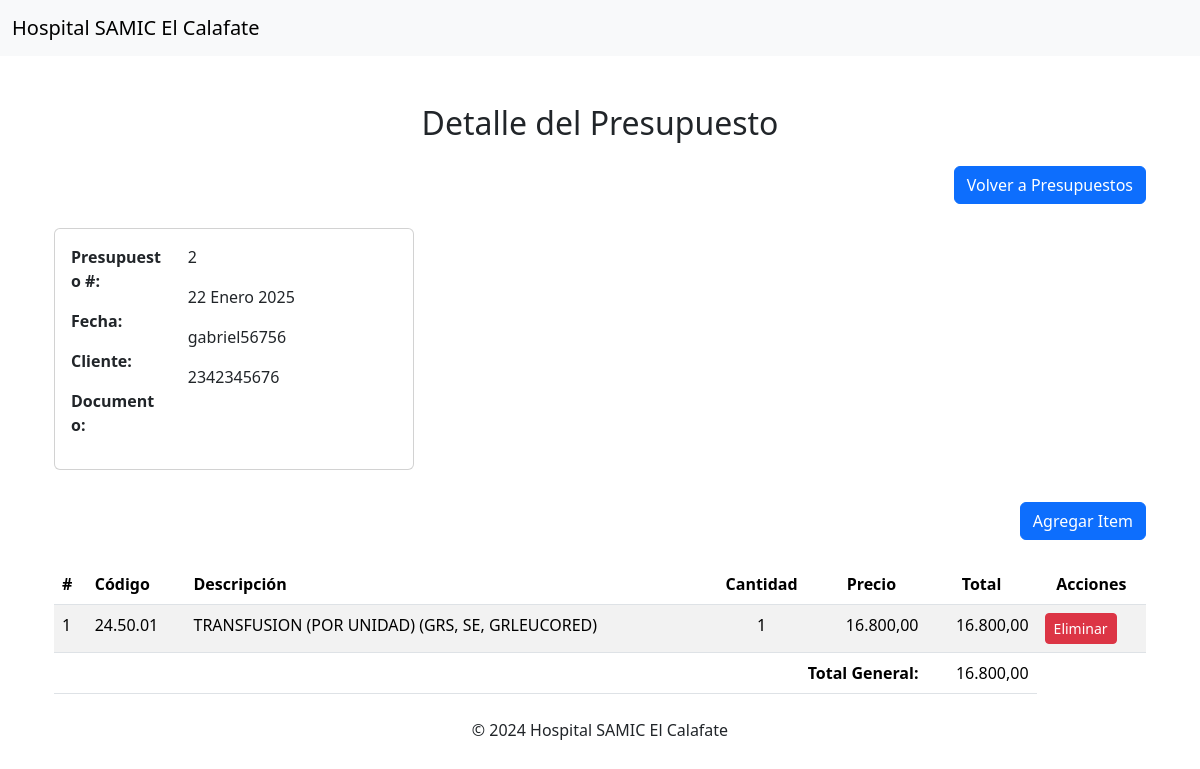
Screenshot of /facturacion/presupuesto/2/detalle/ with the database file from the repository.
### facturacion/models.py (models this page shows, shortened)
class Presupuesto(models.Model):
    numero = models.AutoField(primary_key=True)  # Número único de presupuesto
    cliente = models.CharField(max_length=255)  # Nombre del cliente
    documento = models.CharField(max_length=20)  # Documento del cliente
    fecha = models.DateField(auto_now_add=True)  # Fecha de creación del presupuesto

class DetallePrestacion(models.Model):
    presupuesto = models.ForeignKey(Presupuesto, on_delete=models.CASCADE, related_name='prestaciones')
    prestacion = models.ForeignKey(Prestacion, on_delete=models.CASCADE)
    item = models.ForeignKey(Item, on_delete=models.CASCADE)
    def calcular_total(self):
        if self.item and self.prestacion:
            return self.item.cantidad * self.prestacion.total
        return 0

class Prestacion(models.Model):
    codigo = models.CharField(max_length=50)  # Código de la prestación
    descripcion = models.TextField(max_length=150)  # Descripción de la prestación
    honorarios = models.DecimalField(max_digits=10, decimal_places=2, null=True, blank=True)  # Honorarios
    ayudante = models.DecimalField(max_digits=10, decimal_places=2, null=True, blank=True)  # Ayudante
    gastos = models.DecimalField(max_digits=10, decimal_places=2, null=True, blank=True)  # Gastos
    anestesia = models.DecimalField(max_digits=10, decimal_places=2, null=True, blank=True)  # Anestesia
    total = models.DecimalField(max_digits=10, decimal_places=2, null=True, blank=True)  # Total
    servicio = models.CharField(max_length=50) #Servicio
    practica = models.CharField(max_length=150) #Practica

class Item(models.Model):
    presupuesto = models.ForeignKey(Presupuesto, on_delete=models.CASCADE)
    cantidad = models.PositiveIntegerField(default=0)  # Nueva cantidad

### facturacion/views.py (the view)
# urls.py: path('presupuesto/<int:presupuesto_id>/detalle/', views.detalle_presupuesto, name='detalle_presupuesto'),
def detalle_presupuesto(request, presupuesto_id):
    presupuesto = get_object_or_404(Presupuesto, pk=presupuesto_id)
    detalles = DetallePrestacion.objects.filter(presupuesto=presupuesto).select_related('prestacion', 'item')
    total_general = detalles.aggregate(total=Sum(F('item__cantidad') * F('prestacion__total')))['total'] or 0
    return render(request, 'facturacion/detalle_presupuesto.html', {
        'presupuesto': presupuesto,
        'detalles': detalles,
        'total_general': total_general,
    })

### facturacion/templates/facturacion/detalle_presupuesto.html (shortened to what this page needs)
{% extends 'index.html' %}
{% block content %}
<div class="container mt-5">
    <h2 class="text-center">Detalle del Presupuesto</h2>
    <div class="text-end"><a href="{% url 'detalle_presupuestador' %}" class="btn btn-primary mt-3">Volver a Presupuestos</a></div>
    <br>
    <div class="card mb-3" style="width: 33%; margin-left: 0;">
        <div class="card-body">
          <div class="row">
            <div class="col-4">
              <p><strong>Presupuesto #:</strong></p>
              <p><strong>Fecha:</strong></p>
              <p><strong>Cliente:</strong></p>
              <p><strong>Documento:</strong></p>
            </div>
            <div class="col-8">
              <p>{{ presupuesto.numero }}</p>
              <p>{{ presupuesto.fecha }}</p>
              <p>{{ presupuesto.cliente }}</p>
              <p>{{ presupuesto.documento }}</p>
            </div>
          </div>
        </div>
      </div>
    <div class="text-end"><a href="{% url 'agregar_item' presupuesto.numero %}" class="btn btn-primary mt-3">Agregar Item</a></div>
    <table class="table table-striped mt-4">
        <thead>
            <tr>
                <th>#</th>
                <th class="text-left">Código</th>
                <th class="text-left">Descripción</th>
                <th class="text-center">Cantidad</th>
                <th class="text-center">Precio</th>
                <th class="text-center">Total</th>
                <th class="text-center">Acciones</th>
            </tr>
        </thead>
        <tbody>
            {% for detalle in detalles %}
            <tr>
                <td>{{ forloop.counter }}</td>
                <td>{{ detalle.prestacion.codigo }}</td>
                <td>{{ detalle.prestacion.descripcion }}</td>
                <td class="text-center">{{ detalle.item.cantidad }}</td>
                <td class="text-end">{{ detalle.prestacion.total }}</td>
                <td class="text-end">{{ detalle.calcular_total }}</td>
                <td>
                    <form method="POST" action="{% url 'eliminar_item' presupuesto.numero %}" class="d-inline">
                        <button type="submit" class="btn btn-danger btn-sm">Eliminar</button>
                    </form>
                </td>
            </tr>
            {% endfor %}
        </tbody>
        <tfoot>
            <tr>
                <td colspan="5" class="text-end"><strong>Total General:</strong></td>
                <td class="text-end">{{ total_general|floatformat:2 }}</td>
            </tr>
        </tfoot>
    </table>
</div>
{% endblock %}

### rows the page displays
Presupuesto: numero "2", fecha "22 Enero 2025", cliente "gabriel56756", documento "2342345676"
DetallePrestacion: prestacion.codigo "24.50.01", prestacion.descripcion "TRANSFUSION (POR UNIDAD) (GRS, SE, GRLEUCORED)", item.cantidad "1", prestacion.total "16.800,00", calcular_total "16.800,00"

### other values shown
{{ total_general|floatformat:2 }} "16.800,00"
